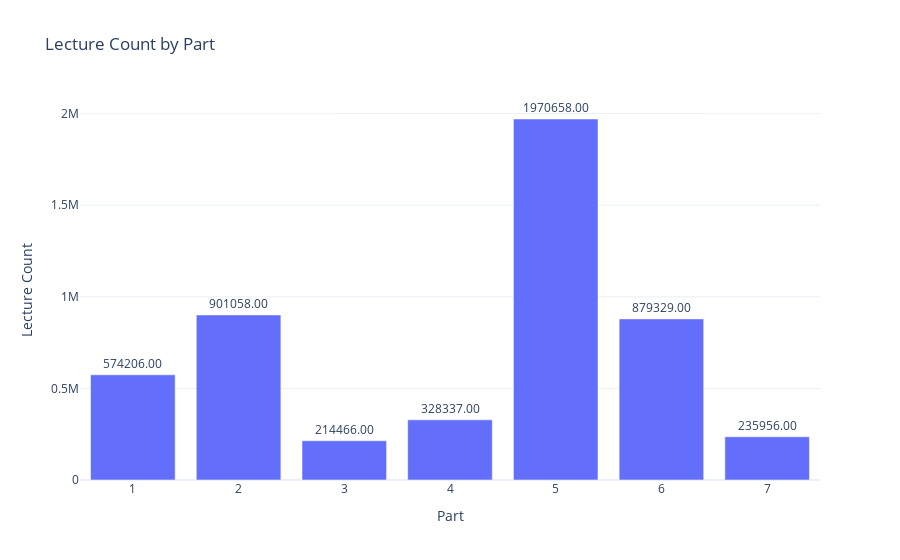

This figure's notebook cell:
### Code cell
part_lecture_count = lectures_train_merged['part'].value_counts().reset_index()
part_lecture_count.columns = ['part', 'lecture_count']

fig3 = px.bar(
    part_lecture_count,
    x='part',
    y='lecture_count',
    title='Lecture Count by Part',
    labels={'part': 'Part', 'lecture_count': 'Lecture Count'},
    text='lecture_count'
)
fig3.update_traces(texttemplate='%{text:.2f}', textposition='outside')
fig3.show()

### Figure 1 — Plotly figure (JSON) as saved in the notebook; plotly's stock layout.template omitted (floating-point values rounded to 4 significant figures)
{"data": [{"alignmentgroup": "True", "hovertemplate": "Part=%{x}<br>Lecture Count=%{text}<extra></extra>", "legendgroup": "", "marker": {"color": "#636efa", "pattern": {"shape": ""}}, "name": "", "offsetgroup": "", "orientation": "v", "showlegend": false, "text": [1970658, 901058, 879329, 574206, 328337, 235956, 214466], "textposition": "outside", "texttemplate": "%{text:.2f}", "type": "bar", "x": [5, 2, 6, 1, 4, 7, 3], "xaxis": "x", "y": [1970658, 901058, 879329, 574206, 328337, 235956, 214466], "yaxis": "y"}], "layout": {"barmode": "relative", "legend": {"tracegroupgap": 0}, "title": {"text": "Lecture Count by Part"}, "xaxis": {"anchor": "y", "domain": [0, 1], "title": {"text": "Part"}}, "yaxis": {"anchor": "x", "domain": [0, 1], "title": {"text": "Lecture Count"}}}}
